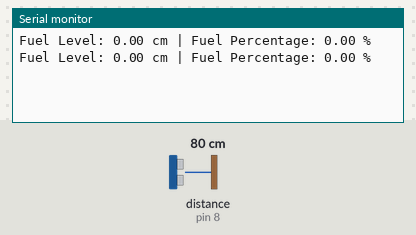
A sketch run on a simulated Arduino Uno, built with avr-gcc and run on an emulated ATmega328P. Shown: the last lines printed to the serial monitor. Wiring (inferred from the names in the program): ultrasonic range finder: trigger pin 9; echo pin 8. Inputs (shaded band) come from the test bench; at power-on: distance to the obstacle (sensor on pin 8) 80 cm. The echo pulse lasts 58.3 µs per cm.

Above: at 1.8 s.
1.9 s: distance to the obstacle (sensor on pin 8) set to 2 cm
At 2.8 s:
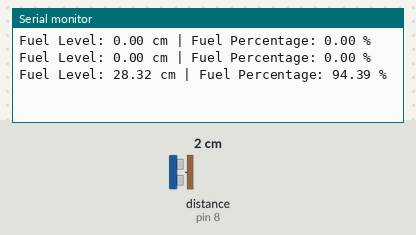
3.4 s: distance to the obstacle (sensor on pin 8) set to 4 cm
At 4.5 s:
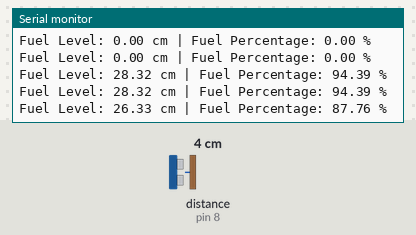
Timing chart, 0 to 6.4 s (numbered marks = the images above; inputs shaded):
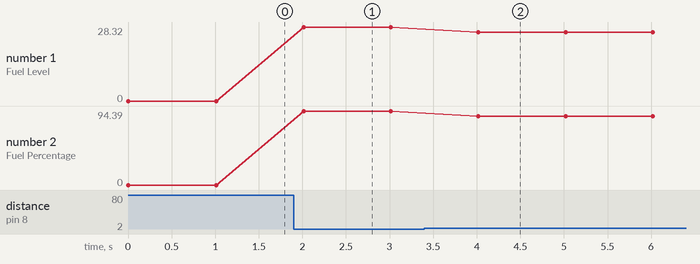

Measured:
- after the input at 1.9 s, the serial monitor: prints a new line after 0.11 s (image 1)
- after the input at 3.4 s, the serial monitor: prints a new line after 0.62 s (image 2)
- plotted number 1: 0 → 28.32 after the input at 1.9 s, 28.32 → 26.33 after the input at 3.4 s
- plotted number 2: 0 → 94.39 after the input at 1.9 s, 94.39 → 87.76 after the input at 3.4 s

The sketch:

ultra_sonic.ino
```cpp
const int trigPin = 9;
const int echoPin = 8;
const int tankHeight = 30; // in cm (change to your tank's actual height)

void setup() {
  Serial.begin(9600);
  pinMode(trigPin, OUTPUT);
  pinMode(echoPin, INPUT);
}

void loop() {
  long duration;
  float distance, fuelLevel, fuelPercentage;

  // Trigger the sensor
  digitalWrite(trigPin, LOW);
  delayMicroseconds(2);
  digitalWrite(trigPin, HIGH);
  delayMicroseconds(10);
  digitalWrite(trigPin, LOW);

  // Measure echo duration
  duration = pulseIn(echoPin, HIGH);
  distance = duration * 0.034 / 2; // cm

  // Calculate fuel level (from bottom)
  fuelLevel = tankHeight - distance;
  if (fuelLevel < 0) fuelLevel = 0;
  if (fuelLevel > tankHeight) fuelLevel = tankHeight;

  // Calculate fuel percentage
  fuelPercentage = (fuelLevel / tankHeight) * 100;

  // Print results
  Serial.print("Fuel Level: ");
  Serial.print(fuelLevel);
  Serial.print(" cm | ");
  Serial.print("Fuel Percentage: ");
  Serial.print(fuelPercentage);
  Serial.println(" %");

  delay(1000); // Update every second
}
```
